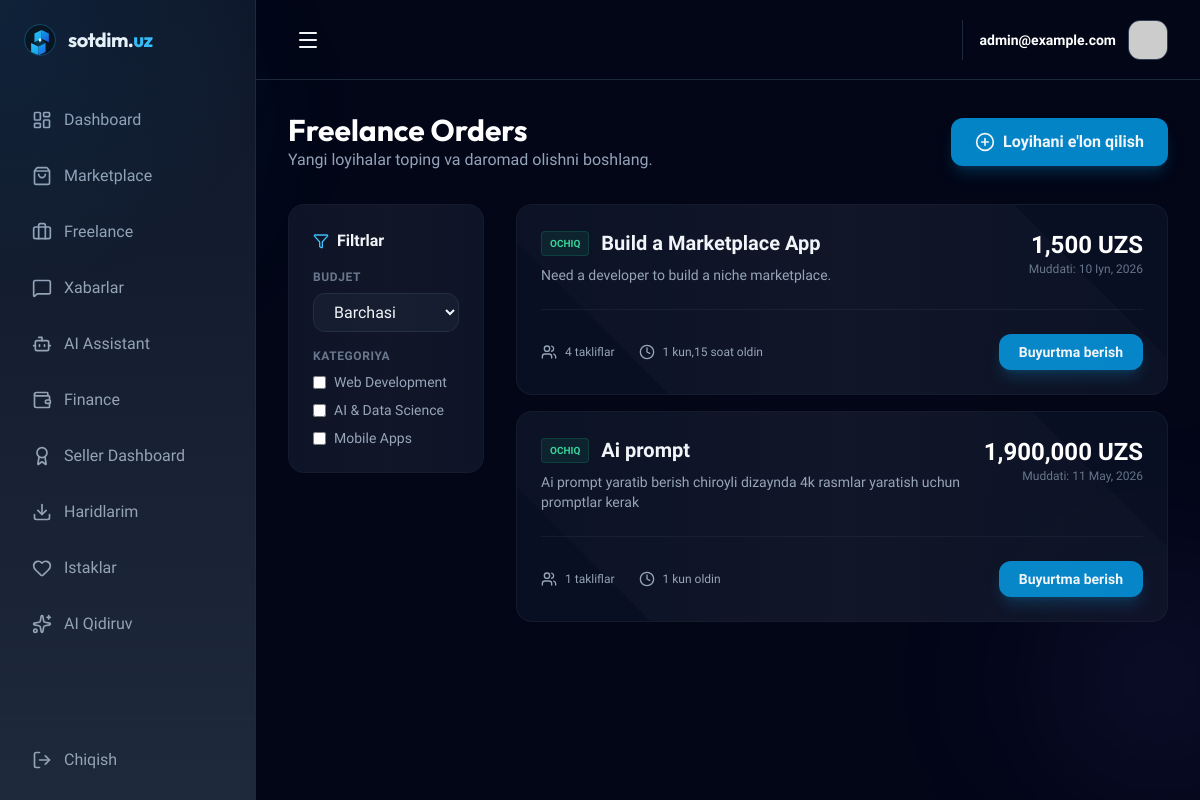
Screenshot of /freelance/ (signed in) with the database file from the repository.
### apps/users/models.py (models this page shows, shortened)
class User(AbstractUser):
    class Role(models.TextChoices):
        USER = "USER", _("User")
        SELLER = "SELLER", _("Seller")
        FREELANCER = "FREELANCER", _("Freelancer")
        MODERATOR = "MODERATOR", _("Moderator")
        SUPPORT = "SUPPORT", _("Support")
        ADMIN = "ADMIN", _("Admin")
    role = models.CharField(
        max_length=20,
        choices=Role.choices,
        default=Role.USER
    )
    email = models.EmailField(_("email address"), unique=True)
    phone_number = models.CharField(_("telefon raqami"), max_length=20, blank=True, null=True)
    telegram_id = models.CharField(max_length=100, blank=True, null=True)
    avatar = models.ImageField(upload_to="avatars/", blank=True, null=True)
    bio = models.TextField(blank=True, null=True)
    class BadgeLevel(models.TextChoices):
        NONE = "NONE", "Oddiy"
        VERIFIED = "VERIFIED", "Tasdiqlangan ✓"
        PREMIUM = "PREMIUM", "Premium ⭐"
        TRUSTED = "TRUSTED", "Ishonchli 🛡️"
        TOP_SELLER = "TOP_SELLER", "Top Seller 🏆"
    badge = models.CharField(max_length=20, choices=BadgeLevel.choices, default=BadgeLevel.NONE)
    is_verified = models.BooleanField(default=False)
    two_factor_enabled = models.BooleanField(default=False)
    has_saved_card = models.BooleanField(default=False)
    created_at = models.DateTimeField(auto_now_add=True)
    updated_at = models.DateTimeField(auto_now=True)
    USERNAME_FIELD = "email"
    REQUIRED_FIELDS = ["username"]
    class Meta:
        verbose_name = "Foydalanuvchi"
        verbose_name_plural = "Foydalanuvchilar"
        ordering = ['-created_at']

### apps/freelance/models.py (models this page shows, shortened)
class FreelanceProject(models.Model):
    class Status(models.TextChoices):
        OPEN = "OPEN", "Open"
        IN_PROGRESS = "IN_PROGRESS", "In Progress"
        COMPLETED = "COMPLETED", "Completed"
        CANCELLED = "CANCELLED", "Cancelled"
    client = models.ForeignKey(settings.AUTH_USER_MODEL, on_delete=models.CASCADE, related_name="projects_created")
    category = models.ForeignKey(Category, on_delete=models.SET_NULL, null=True)
    title = models.CharField(max_length=255)
    description = models.TextField()
    budget = models.DecimalField(max_digits=10, decimal_places=2)
    deadline = models.DateTimeField()
    status = models.CharField(max_length=20, choices=Status.choices, default=Status.OPEN)
    created_at = models.DateTimeField(auto_now_add=True)
    updated_at = models.DateTimeField(auto_now=True)

### apps/freelance/views.py (the view)
# urls.py: path("", FreelanceProjectListView.as_view(), name="project_list"),
class FreelanceProjectListView(ListView):
    model = FreelanceProject
    template_name = "freelance/project_list.html"
    context_object_name = "projects"

### templates/freelance/project_list.html (shortened to what this page needs)
{% extends 'base.html' %}
{% load currency_tags %}
{% block content %}
<div class="space-y-8">
    <div class="flex flex-col md:flex-row md:items-center justify-between gap-6">
        <div>
            <h1 class="text-3xl font-heading font-bold text-white">Freelance Orders</h1>
            <p class="text-slate-400">Yangi loyihalar toping va daromad olishni boshlang.</p>
        </div>
        {% if request.user.is_staff %}
        <a href="{% url 'admin:freelance_freelanceproject_add' %}" class="px-6 py-3 bg-primary-600 hover:bg-primary-500 rounded-xl transition-all shadow-lg shadow-primary-500/20 flex items-center gap-2 font-bold">
            <i data-lucide="plus-circle" class="w-5 h-5"></i>
            Loyihani e'lon qilish
        </a>
        {% endif %}
    </div>
    <div class="grid grid-cols-1 lg:grid-cols-4 gap-8">
        <div class="lg:col-span-1 space-y-6">
            <div class="glass p-6 rounded-2xl border-slate-800/50">
                <h3 class="font-bold mb-4 flex items-center gap-2">
                    <i data-lucide="filter" class="w-4 h-4 text-primary-400"></i>
                    Filtrlar
                </h3>
                <div class="space-y-4">
                    <div>
                        <label class="text-xs font-bold text-slate-500 uppercase tracking-wider mb-2 block">Budjet</label>
                        <select class="w-full bg-slate-900 border border-slate-800 rounded-xl px-4 py-2 outline-none">
                            <option>Barchasi</option>
                        </select>
                    </div>
                    <div>
                        <label class="text-xs font-bold text-slate-500 uppercase tracking-wider mb-2 block">Kategoriya</label>
                        <div class="space-y-2">
                            <label class="flex items-center gap-2 cursor-pointer group">
                                <input type="checkbox" class="accent-primary-500">
                                <span class="text-sm text-slate-400 group-hover:text-white transition-colors">Web Development</span>
                            </label>
                            <label class="flex items-center gap-2 cursor-pointer group">
                                <input type="checkbox" class="accent-primary-500">
                                <span class="text-sm text-slate-400 group-hover:text-white transition-colors">AI & Data Science</span>
                            </label>
                            <label class="flex items-center gap-2 cursor-pointer group">
                                <input type="checkbox" class="accent-primary-500">
                                <span class="text-sm text-slate-400 group-hover:text-white transition-colors">Mobile Apps</span>
                            </label>
                        </div>
                    </div>
                </div>
            </div>
        </div>
        <div class="lg:col-span-3 space-y-4">
            {% for project in projects %}
            <div class="glass p-6 rounded-2xl border-slate-800/50 hover:border-primary-500/30 transition-all group">
                <div class="flex justify-between items-start gap-4">
                    <div class="space-y-2">
                        <div class="flex items-center gap-3">
                            <span class="px-2 py-1 bg-emerald-500/10 text-emerald-400 text-[10px] font-bold rounded uppercase border border-emerald-500/20">Ochiq</span>
                            <h3 class="text-xl font-bold group-hover:text-primary-400 transition-colors">{{ project.title }}</h3>
                        </div>
                        <p class="text-slate-400 line-clamp-2 text-sm">{{ project.description }}</p>
                    </div>
                    <div class="text-right shrink-0">
                        <p class="text-2xl font-bold text-white">{{ project.budget|uzs }}</p>
                        <p class="text-xs text-slate-500">Muddati: {{ project.deadline|date:"d M, Y" }}</p>
                    </div>
                </div>
                <div class="mt-6 pt-6 border-t border-slate-800/50 flex items-center justify-between">
                    <div class="flex items-center gap-6">
                        <div class="flex items-center gap-2 text-slate-400">
                            <i data-lucide="users" class="w-4 h-4"></i>
                            <span class="text-xs font-medium">{{ project.proposals.count }} takliflar</span>
                        </div>
                        <div class="flex items-center gap-2 text-slate-400">
                            <i data-lucide="clock" class="w-4 h-4"></i>
                            <span class="text-xs font-medium">{{ project.created_at|timesince }} oldin</span>
                        </div>
                    </div>
                    <a href="{% url 'freelance:create_order' project.id %}" class="px-5 py-2 bg-primary-600 hover:bg-primary-500 rounded-xl text-sm font-bold transition-all shadow-lg shadow-primary-500/20">
                        Buyurtma berish
                    </a>
                </div>
            </div>
            {% endfor %}
        </div>
    </div>
</div>
{% endblock %}

### templates/base.html (shortened to what this page needs)
<!DOCTYPE html>
<html lang="uz" class="dark">
<head>
    <script src="https://cdn.tailwindcss.com"></script>
</head>
<body class="bg-slate-950 text-slate-100 font-sans antialiased min-h-screen overflow-x-hidden">
    <div id="cursor-glow"></div>
    <div class="bg-glow" style="top: -10%; left: -10%; animation-duration: 25s;"></div>
    <div class="bg-glow" style="top: 60%; left: 80%; animation-duration: 35s; background: radial-gradient(circle, rgba(139, 92, 246, 0.1) 0%, transparent 70%);"></div>
    <div id="main-content" class="site-content flex min-h-screen relative" x-data="{ sidebarOpen: false }">
        <aside
            :class="{
                '-translate-x-full': !sidebarOpen,
                'translate-x-0': sidebarOpen
            }"
            class="fixed inset-y-0 left-0 w-72 sidebar-gradient border-r border-slate-800 z-[60] transform transition-transform duration-300 ease-in-out lg:translate-x-0 lg:static lg:inset-auto lg:w-64 lg:flex-shrink-0 lg:flex lg:flex-col"
            x-cloak
        >
            <div class="flex flex-col h-full w-full">
                <div class="p-6 flex items-center justify-between">
                    <div class="flex items-center gap-3">
                        <img src="/static/img/logo_premium.svg" alt="sotdim.uz" class="h-8 w-8 rounded-full border border-primary-500/30">
                        <span class="font-heading font-bold text-xl tracking-tight">sotdim.<span class="text-primary-400">uz</span></span>
                    </div>
                </div>
                <nav class="flex-1 px-4 space-y-2 mt-4 overflow-y-auto">
                    <a href="{% url 'core:dashboard' %}" @click="if(window.innerWidth < 1024) sidebarOpen = false" class="flex items-center gap-3 px-4 py-3 rounded-xl {% if request.resolver_match.url_name == 'dashboard' %}bg-primary-500/10 text-primary-400 border border-primary-500/20{% else %}text-slate-400 hover:bg-slate-800 transition-colors{% endif %}">
                        <i data-lucide="layout-dashboard" class="w-5 h-5"></i>
                        <span>Dashboard</span>
                    </a>
                    <a href="{% url 'marketplace:product_list' %}" @click="if(window.innerWidth < 1024) sidebarOpen = false" class="flex items-center gap-3 px-4 py-3 rounded-xl text-slate-400 hover:bg-slate-800 transition-colors">
                        <i data-lucide="shopping-bag" class="w-5 h-5"></i>
                        <span>Marketplace</span>
                    </a>
                    <a href="{% url 'freelance:project_list' %}" @click="if(window.innerWidth < 1024) sidebarOpen = false" class="flex items-center gap-3 px-4 py-3 rounded-xl text-slate-400 hover:bg-slate-800 transition-colors">
                        <i data-lucide="briefcase" class="w-5 h-5"></i>
                        <span>Freelance</span>
                    </a>
                    <a href="{% url 'chat:chat_list' %}" @click="if(window.innerWidth < 1024) sidebarOpen = false" class="flex items-center gap-3 px-4 py-3 rounded-xl text-slate-400 hover:bg-slate-800 transition-colors">
                        <i data-lucide="message-square" class="w-5 h-5"></i>
                        <span>Xabarlar</span>
                    </a>
                    <a href="{% url 'ai_system:assistant' %}" @click="if(window.innerWidth < 1024) sidebarOpen = false" class="flex items-center gap-3 px-4 py-3 rounded-xl text-slate-400 hover:bg-slate-800 transition-colors">
                        <i data-lucide="bot" class="w-5 h-5"></i>
                        <span>AI Assistant</span>
                    </a>
                    <a href="{% url 'payments:wallet' %}" @click="if(window.innerWidth < 1024) sidebarOpen = false" class="flex items-center gap-3 px-4 py-3 rounded-xl text-slate-400 hover:bg-slate-800 transition-colors">
                        <i data-lucide="wallet" class="w-5 h-5"></i>
                        <span>Finance</span>
                    </a>
                    {% if request.user.is_authenticated and request.user.role == 'SELLER' %}
                    <a href="{% url 'users:seller_dashboard' %}" @click="if(window.innerWidth < 1024) sidebarOpen = false" class="flex items-center gap-3 px-4 py-3 rounded-xl text-slate-400 hover:bg-slate-800 transition-colors">
                        <i data-lucide="award" class="w-5 h-5"></i>
                        <span>Seller Dashboard</span>
                    </a>
                    {% elif request.user.is_authenticated %}
                    <a href="{% url 'users:become_seller' %}" @click="if(window.innerWidth < 1024) sidebarOpen = false" class="flex items-center gap-3 px-4 py-3 rounded-xl text-slate-400 hover:bg-slate-800 transition-colors">
                        <i data-lucide="user-plus" class="w-5 h-5"></i>
                        <span>Become a Seller</span>
                    </a>
                    {% endif %}
                    <a href="{% url 'core:purchases' %}" @click="if(window.innerWidth < 1024) sidebarOpen = false" class="flex items-center gap-3 px-4 py-3 rounded-xl text-slate-400 hover:bg-slate-800 transition-colors">
                        <i data-lucide="download" class="w-5 h-5"></i>
                        <span>Haridlarim</span>
                    </a>
                    <a href="{% url 'marketplace:wishlist' %}" @click="if(window.innerWidth < 1024) sidebarOpen = false" class="flex items-center gap-3 px-4 py-3 rounded-xl text-slate-400 hover:bg-slate-800 transition-colors">
                        <i data-lucide="heart" class="w-5 h-5"></i>
                        <span>Istaklar</span>
                    </a>
                    <a href="{% url 'marketplace:ai_smart_search' %}" @click="if(window.innerWidth < 1024) sidebarOpen = false" class="flex items-center gap-3 px-4 py-3 rounded-xl text-slate-400 hover:bg-slate-800 transition-colors">
                        <i data-lucide="sparkles" class="w-5 h-5"></i>
                        <span>AI Qidiruv</span>
                    </a>
                </nav>
                <div class="p-4 border-t border-slate-800">
                    <a href="{% url 'users:logout' %}" class="flex items-center gap-3 px-4 py-3 rounded-xl text-slate-400 hover:bg-rose-500/10 hover:text-rose-400 transition-colors">
                        <i data-lucide="log-out" class="w-5 h-5"></i>
                        <span>Chiqish</span>
                    </a>
                </div>
            </div>
        </aside>
        <main class="flex-1 flex flex-col min-h-screen min-w-0">
            <header class="h-20 border-b border-slate-800 bg-slate-950/50 backdrop-blur-md sticky top-0 z-40 px-4 lg:px-8 flex items-center justify-between">
                <div class="flex items-center gap-4">
                    <button @click="sidebarOpen = !sidebarOpen" class="p-2 hover:bg-slate-800 rounded-lg transition-colors">
                        <i data-lucide="menu" class="w-6 h-6"></i>
                    </button>
                </div>
                <div class="flex items-center gap-4">
                    {% if request.user.is_authenticated %}
                    <div class="flex items-center gap-3 pl-4 border-l border-slate-800">
                        <div class="text-right hidden md:block">
                            <p class="text-sm font-bold text-white">{{ request.user.username }}</p>
                        </div>
                        <div class="w-10 h-10 rounded-xl bg-slate-800 border border-slate-700 overflow-hidden">
                            <img src="https://api.dicebear.com/7.x/avataaars/svg?seed={{ request.user.username }}" alt="Avatar">
                        </div>
                    </div>
                    {% else %}
                    <a href="{% url 'users:login' %}" class="px-5 py-2 bg-primary-600 hover:bg-primary-500 text-white rounded-xl text-sm font-bold transition-all">Kirish</a>
                    {% endif %}
                </div>
            </header>
            <section class="p-4 md:p-8">
                {% block content %}{% endblock %}
            </section>
        </main>
    </div>
</body>
</html>

### rows the page displays
User: user.username "admin@example.com"
FreelanceProject: title "Build a Marketplace App", description "Need a developer to build a niche marketplace.", budget|uzs "1,500 UZS", deadline "10 Iyn, 2026", proposals.count "4", created_at "1 kun,15 soat"
FreelanceProject: title "Ai prompt", description "Ai prompt yaratib berish chiroyli dizaynda 4k rasmlar yaratish uchun promptlar kerak", budget|uzs "1,900,000 UZS", deadline "11 May, 2026", proposals.count "1", created_at "1 kun"
